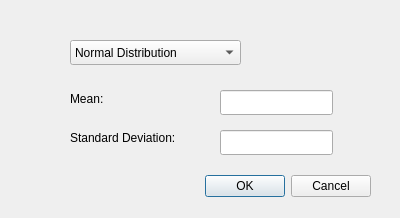
<?xml version="1.0" encoding="UTF-8"?>
<ui version="4.0">
 <class>Dialog</class>
 <widget class="QDialog" name="Dialog">
  <property name="geometry">
   <rect>
    <x>0</x>
    <y>0</y>
    <width>400</width>
    <height>218</height>
   </rect>
  </property>
  <property name="windowTitle">
   <string>Dialog</string>
  </property>
  <widget class="QDialogButtonBox" name="buttonBox">
   <property name="geometry">
    <rect>
     <x>30</x>
     <y>170</y>
     <width>341</width>
     <height>32</height>
    </rect>
   </property>
   <property name="orientation">
    <enum>Qt::Horizontal</enum>
   </property>
   <property name="standardButtons">
    <set>QDialogButtonBox::Cancel|QDialogButtonBox::Ok</set>
   </property>
  </widget>
  <widget class="QComboBox" name="distributionComboBox">
   <property name="geometry">
    <rect>
     <x>70</x>
     <y>40</y>
     <width>171</width>
     <height>25</height>
    </rect>
   </property>
   <item>
    <property name="text">
     <string>Normal Distribution</string>
    </property>
   </item>
   <item>
    <property name="text">
     <string>Uniform Distribution</string>
    </property>
   </item>
  </widget>
  <widget class="QLabel" name="label">
   <property name="geometry">
    <rect>
     <x>70</x>
     <y>90</y>
     <width>67</width>
     <height>17</height>
    </rect>
   </property>
   <property name="text">
    <string>Mean:</string>
   </property>
  </widget>
  <widget class="QLabel" name="label_2">
   <property name="geometry">
    <rect>
     <x>70</x>
     <y>130</y>
     <width>141</width>
     <height>16</height>
    </rect>
   </property>
   <property name="text">
    <string>Standard Deviation:</string>
   </property>
  </widget>
  <widget class="QLineEdit" name="lineEdit">
   <property name="geometry">
    <rect>
     <x>220</x>
     <y>90</y>
     <width>113</width>
     <height>25</height>
    </rect>
   </property>
  </widget>
  <widget class="QLineEdit" name="lineEdit_2">
   <property name="geometry">
    <rect>
     <x>220</x>
     <y>130</y>
     <width>113</width>
     <height>25</height>
    </rect>
   </property>
  </widget>
 </widget>
 <resources/>
 <connections>
  <connection>
   <sender>buttonBox</sender>
   <signal>accepted()</signal>
   <receiver>Dialog</receiver>
   <slot>accept()</slot>
   <hints>
    <hint type="sourcelabel">
     <x>248</x>
     <y>254</y>
    </hint>
    <hint type="destinationlabel">
     <x>157</x>
     <y>274</y>
    </hint>
   </hints>
  </connection>
  <connection>
   <sender>buttonBox</sender>
   <signal>rejected()</signal>
   <receiver>Dialog</receiver>
   <slot>reject()</slot>
   <hints>
    <hint type="sourcelabel">
     <x>316</x>
     <y>260</y>
    </hint>
    <hint type="destinationlabel">
     <x>286</x>
     <y>274</y>
    </hint>
   </hints>
  </connection>
 </connections>
</ui>
